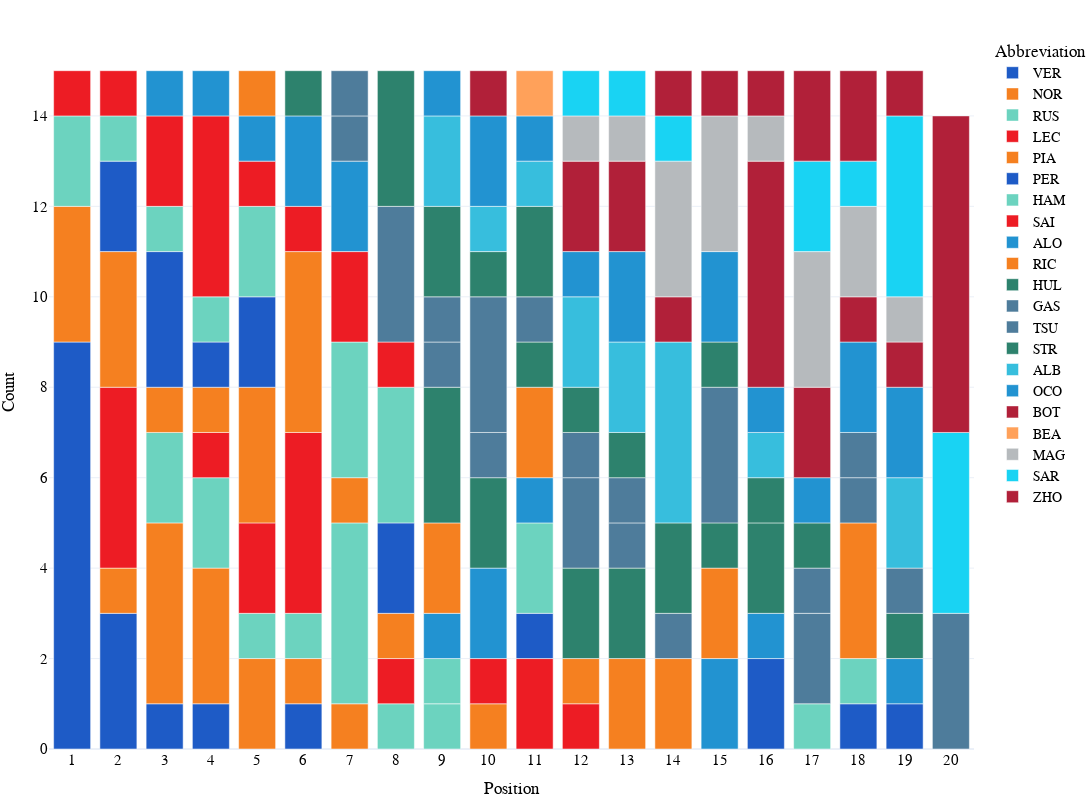

Here is the notebook cell this chart was saved with:
### Code cell
fig_qualy=px.bar(grouped_qualy, 
           x="Position", 
           y='Count', 
           color='Abbreviation',
        #    title="Race Position Counts By Driver for the {} F1 Season".format(year),
           height=800, 
           width=1200, 
           template="plotly_white",
           color_discrete_map={
                "ALB": "#64C4FF",
                 "ALO": "#229971",
                 "BOT": "#52e252",
                 "COL": "#37BEDD",
                 "GAS": "#0093cc",
                 "HAM": "#27F4D2",
                 "HUL": "#B6BABD",
                 "LEC": "#E80020",
                 "MAG": "#B6BABD",
                 "NOR": "#FF8000",
                 "OCO": "#0093cc",
                 "PER": "#3671C6",
                 "PIA": "#FF8000",
                 "RIC": "#6692FF",
                 "RUS": "#27F4D2",
                 "SAI": "#E80020",
                 "SAR": "#37BEDD",
                 "STR": "#229971",
                 "TSU": "#6692FF",
                 "VER": "#3671C6",
                 "ZHO": "#52e252"
            },
            )

fig_qualy.update_layout(
    hoverlabel=dict(
        bgcolor="white",
        font_size=16,
        font_family="PT Sans Narrow"
    ),
    title_x=0.5,
    yaxis = dict(tickfont = dict(size=15)),
    xaxis = dict(tickfont = dict(size=15),
    tickmode = 'linear',
    tick0 = 1,
    dtick = 1),
    font=dict(
        family="PT Sans Narrow",
        size=14,
        color="Black"
    ),
    title_font_family="PT Sans Narrow",
        margin=dict(l=5, r=5, t=35, b=5)
)
# fig.update_traces(marker={'size': 12})

### Figure 1 — Plotly figure (JSON) as saved in the notebook; plotly's stock layout.template omitted (floating-point values rounded to 4 significant figures)
{"data": [{"alignmentgroup": "True", "hovertemplate": "Abbreviation=VER<br>Position=%{x}<br>Count=%{y}<extra></extra>", "legendgroup": "VER", "marker": {"color": "#1e5bc6", "pattern": {"shape": ""}}, "name": "VER", "offsetgroup": "VER", "orientation": "v", "showlegend": true, "textposition": "auto", "type": "bar", "x": [1, 2, 3, 4, 6], "xaxis": "x", "y": [9, 3, 1, 1, 1], "yaxis": "y"}, {"alignmentgroup": "True", "hovertemplate": "Abbreviation=NOR<br>Position=%{x}<br>Count=%{y}<extra></extra>", "legendgroup": "NOR", "marker": {"color": "#f58020", "pattern": {"shape": ""}}, "name": "NOR", "offsetgroup": "NOR", "orientation": "v", "showlegend": true, "textposition": "auto", "type": "bar", "x": [1, 2, 3, 4, 5, 6, 7], "xaxis": "x", "y": [3, 1, 4, 3, 2, 1, 1], "yaxis": "y"}, {"alignmentgroup": "True", "hovertemplate": "Abbreviation=RUS<br>Position=%{x}<br>Count=%{y}<extra></extra>", "legendgroup": "RUS", "marker": {"color": "#6CD3BF", "pattern": {"shape": ""}}, "name": "RUS", "offsetgroup": "RUS", "orientation": "v", "showlegend": true, "textposition": "auto", "type": "bar", "x": [1, 3, 4, 5, 6, 7, 8, 9, 17], "xaxis": "x", "y": [2, 2, 2, 1, 1, 4, 1, 1, 1], "yaxis": "y"}, {"alignmentgroup": "True", "hovertemplate": "Abbreviation=LEC<br>Position=%{x}<br>Count=%{y}<extra></extra>", "legendgroup": "LEC", "marker": {"color": "#ed1c24", "pattern": {"shape": ""}}, "name": "LEC", "offsetgroup": "LEC", "orientation": "v", "showlegend": true, "textposition": "auto", "type": "bar", "x": [1, 2, 4, 5, 6, 8, 11], "xaxis": "x", "y": [1, 4, 1, 2, 4, 1, 2], "yaxis": "y"}, {"alignmentgroup": "True", "hovertemplate": "Abbreviation=PIA<br>Position=%{x}<br>Count=%{y}<extra></extra>", "legendgroup": "PIA", "marker": {"color": "#F58020", "pattern": {"shape": ""}}, "name": "PIA", "offsetgroup": "PIA", "orientation": "v", "showlegend": true, "textposition": "auto", "type": "bar", "x": [2, 3, 4, 5, 6, 7, 8, 10], "xaxis": "x", "y": [3, 1, 1, 3, 4, 1, 1, 1], "yaxis": "y"}, {"alignmentgroup": "True", "hovertemplate": "Abbreviation=PER<br>Position=%{x}<br>Count=%{y}<extra></extra>", "legendgroup": "PER", "marker": {"color": "#1e5bc6", "pattern": {"shape": ""}}, "name": "PER", "offsetgroup": "PER", "orientation": "v", "showlegend": true, "textposition": "auto", "type": "bar", "x": [2, 3, 4, 5, 8, 11, 16, 18, 19], "xaxis": "x", "y": [2, 3, 1, 2, 2, 1, 2, 1, 1], "yaxis": "y"}, {"alignmentgroup": "True", "hovertemplate": "Abbreviation=HAM<br>Position=%{x}<br>Count=%{y}<extra></extra>", "legendgroup": "HAM", "marker": {"color": "#6CD3BF", "pattern": {"shape": ""}}, "name": "HAM", "offsetgroup": "HAM", "orientation": "v", "showlegend": true, "textposition": "auto", "type": "bar", "x": [2, 3, 4, 5, 7, 8, 9, 11, 18], "xaxis": "x", "y": [1, 1, 1, 2, 3, 3, 1, 2, 1], "yaxis": "y"}, {"alignmentgroup": "True", "hovertemplate": "Abbreviation=SAI<br>Position=%{x}<br>Count=%{y}<extra></extra>", "legendgroup": "SAI", "marker": {"color": "#ed1c24", "pattern": {"shape": ""}}, "name": "SAI", "offsetgroup": "SAI", "orientation": "v", "showlegend": true, "textposition": "auto", "type": "bar", "x": [2, 3, 4, 5, 6, 7, 8, 10, 12], "xaxis": "x", "y": [1, 2, 4, 1, 1, 2, 1, 1, 1], "yaxis": "y"}, {"alignmentgroup": "True", "hovertemplate": "Abbreviation=ALO<br>Position=%{x}<br>Count=%{y}<extra></extra>", "legendgroup": "ALO", "marker": {"color": "#2293d1", "pattern": {"shape": ""}}, "name": "ALO", "offsetgroup": "ALO", "orientation": "v", "showlegend": true, "textposition": "auto", "type": "bar", "x": [3, 4, 5, 6, 7, 9, 10, 11, 15, 16, 19], "xaxis": "x", "y": [1, 1, 1, 2, 2, 1, 2, 1, 2, 1, 1], "yaxis": "y"}, {"alignmentgroup": "True", "hovertemplate": "Abbreviation=RIC<br>Position=%{x}<br>Count=%{y}<extra></extra>", "legendgroup": "RIC", "marker": {"color": "#f58020", "pattern": {"shape": ""}}, "name": "RIC", "offsetgroup": "RIC", "orientation": "v", "showlegend": true, "textposition": "auto", "type": "bar", "x": [5, 9, 11, 12, 13, 14, 15, 18], "xaxis": "x", "y": [1, 2, 2, 1, 2, 2, 2, 3], "yaxis": "y"}, {"alignmentgroup": "True", "hovertemplate": "Abbreviation=HUL<br>Position=%{x}<br>Count=%{y}<extra></extra>", "legendgroup": "HUL", "marker": {"color": "#2d826d", "pattern": {"shape": ""}}, "name": "HUL", "offsetgroup": "HUL", "orientation": "v", "showlegend": true, "textposition": "auto", "type": "bar", "x": [6, 9, 10, 11, 12, 13, 15, 16, 19], "xaxis": "x", "y": [1, 3, 2, 1, 2, 2, 1, 2, 1], "yaxis": "y"}, {"alignmentgroup": "True", "hovertemplate": "Abbreviation=GAS<br>Position=%{x}<br>Count=%{y}<extra></extra>", "legendgroup": "GAS", "marker": {"color": "#4e7c9b", "pattern": {"shape": ""}}, "name": "GAS", "offsetgroup": "GAS", "orientation": "v", "showlegend": true, "textposition": "auto", "type": "bar", "x": [7, 9, 10, 12, 13, 15, 17, 18, 20], "xaxis": "x", "y": [1, 1, 1, 2, 1, 3, 2, 1, 3], "yaxis": "y"}, {"alignmentgroup": "True", "hovertemplate": "Abbreviation=TSU<br>Position=%{x}<br>Count=%{y}<extra></extra>", "legendgroup": "TSU", "marker": {"color": "#4e7c9b", "pattern": {"shape": ""}}, "name": "TSU", "offsetgroup": "TSU", "orientation": "v", "showlegend": true, "textposition": "auto", "type": "bar", "x": [7, 8, 9, 10, 11, 12, 13, 14, 17, 18, 19], "xaxis": "x", "y": [1, 3, 1, 3, 1, 1, 1, 1, 1, 1, 1], "yaxis": "y"}, {"alignmentgroup": "True", "hovertemplate": "Abbreviation=STR<br>Position=%{x}<br>Count=%{y}<extra></extra>", "legendgroup": "STR", "marker": {"color": "#2d826d", "pattern": {"shape": ""}}, "name": "STR", "offsetgroup": "STR", "orientation": "v", "showlegend": true, "textposition": "auto", "type": "bar", "x": [8, 9, 10, 11, 12, 13, 14, 15, 16, 17], "xaxis": "x", "y": [3, 2, 1, 2, 1, 1, 2, 1, 1, 1], "yaxis": "y"}, {"alignmentgroup": "True", "hovertemplate": "Abbreviation=ALB<br>Position=%{x}<br>Count=%{y}<extra></extra>", "legendgroup": "ALB", "marker": {"color": "#37BEDD", "pattern": {"shape": ""}}, "name": "ALB", "offsetgroup": "ALB", "orientation": "v", "showlegend": true, "textposition": "auto", "type": "bar", "x": [9, 10, 11, 12, 13, 14, 16, 19], "xaxis": "x", "y": [2, 1, 1, 2, 2, 4, 1, 2], "yaxis": "y"}, {"alignmentgroup": "True", "hovertemplate": "Abbreviation=OCO<br>Position=%{x}<br>Count=%{y}<extra></extra>", "legendgroup": "OCO", "marker": {"color": "#2293d1", "pattern": {"shape": ""}}, "name": "OCO", "offsetgroup": "OCO", "orientation": "v", "showlegend": true, "textposition": "auto", "type": "bar", "x": [9, 10, 11, 12, 13, 15, 16, 17, 18, 19], "xaxis": "x", "y": [1, 2, 1, 1, 2, 2, 1, 1, 2, 2], "yaxis": "y"}, {"alignmentgroup": "True", "hovertemplate": "Abbreviation=BOT<br>Position=%{x}<br>Count=%{y}<extra></extra>", "legendgroup": "BOT", "marker": {"color": "#b12039", "pattern": {"shape": ""}}, "name": "BOT", "offsetgroup": "BOT", "orientation": "v", "showlegend": true, "textposition": "auto", "type": "bar", "x": [10, 12, 13, 14, 16, 17, 18, 19], "xaxis": "x", "y": [1, 2, 2, 1, 5, 2, 1, 1], "yaxis": "y"}, {"alignmentgroup": "True", "hovertemplate": "Abbreviation=BEA<br>Position=%{x}<br>Count=%{y}<extra></extra>", "legendgroup": "BEA", "marker": {"color": "#FFA15A", "pattern": {"shape": ""}}, "name": "BEA", "offsetgroup": "BEA", "orientation": "v", "showlegend": true, "textposition": "auto", "type": "bar", "x": [11], "xaxis": "x", "y": [1], "yaxis": "y"}, {"alignmentgroup": "True", "hovertemplate": "Abbreviation=MAG<br>Position=%{x}<br>Count=%{y}<extra></extra>", "legendgroup": "MAG", "marker": {"color": "#b6babd", "pattern": {"shape": ""}}, "name": "MAG", "offsetgroup": "MAG", "orientation": "v", "showlegend": true, "textposition": "auto", "type": "bar", "x": [12, 13, 14, 15, 16, 17, 18, 19], "xaxis": "x", "y": [1, 1, 3, 3, 1, 3, 2, 1], "yaxis": "y"}, {"alignmentgroup": "True", "hovertemplate": "Abbreviation=SAR<br>Position=%{x}<br>Count=%{y}<extra></extra>", "legendgroup": "SAR", "marker": {"color": "#19d3f3", "pattern": {"shape": ""}}, "name": "SAR", "offsetgroup": "SAR", "orientation": "v", "showlegend": true, "textposition": "auto", "type": "bar", "x": [12, 13, 14, 17, 18, 19, 20], "xaxis": "x", "y": [1, 1, 1, 2, 1, 4, 4], "yaxis": "y"}, {"alignmentgroup": "True", "hovertemplate": "Abbreviation=ZHO<br>Position=%{x}<br>Count=%{y}<extra></extra>", "legendgroup": "ZHO", "marker": {"color": "#b12039", "pattern": {"shape": ""}}, "name": "ZHO", "offsetgroup": "ZHO", "orientation": "v", "showlegend": true, "textposition": "auto", "type": "bar", "x": [14, 15, 16, 17, 18, 19, 20], "xaxis": "x", "y": [1, 1, 1, 2, 2, 1, 7], "yaxis": "y"}], "layout": {"barmode": "relative", "font": {"color": "Black", "family": "PT Sans Narrow", "size": 14}, "height": 800, "hoverlabel": {"bgcolor": "white", "font": {"family": "PT Sans Narrow", "size": 16}}, "legend": {"title": {"text": "Abbreviation"}, "tracegroupgap": 0}, "margin": {"b": 5, "l": 5, "r": 5, "t": 35}, "title": {"font": {"family": "PT Sans Narrow"}, "x": 0.5}, "width": 1200, "xaxis": {"anchor": "y", "domain": [0, 1], "dtick": 1, "tick0": 1, "tickfont": {"size": 15}, "tickmode": "linear", "title": {"text": "Position"}}, "yaxis": {"anchor": "x", "domain": [0, 1], "tickfont": {"size": 15}, "title": {"text": "Count"}}}}
